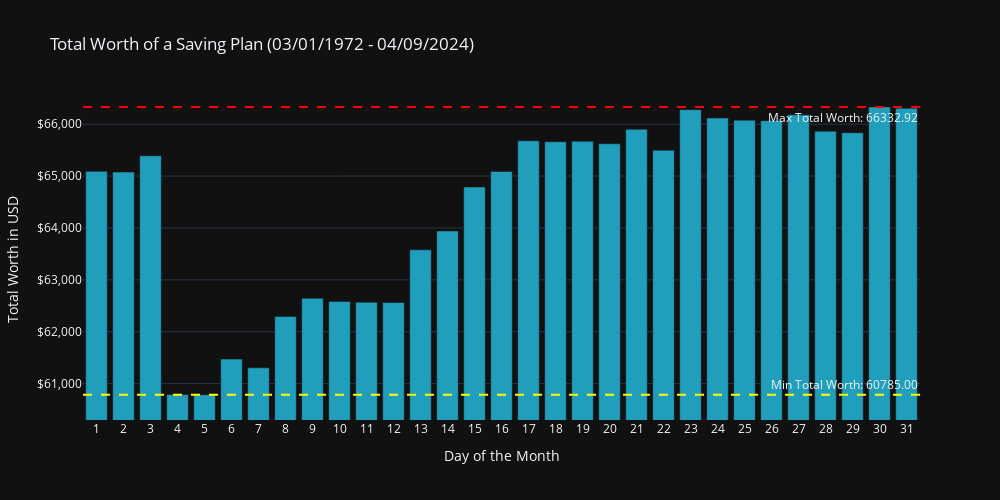

Source (notebook cell):
### Code cell
fig = plot_total_worth(total_worth_all, "Total Worth of a Saving Plan", period)
fig.show()

### Figure 1 — Plotly figure (JSON) as saved in the notebook; plotly's stock layout.template omitted (floating-point values rounded to 4 significant figures)
{"data": [{"name": "Total Worth", "type": "bar", "x": [1, 2, 3, 4, 5, 6, 7, 8, 9, 10, 11, 12, 13, 14, 15, 16, 17, 18, 19, 20, 21, 22, 23, 24, 25, 26, 27, 28, 29, 30, 31], "y": [65090.0, 65080.0, 65390.0, 60790.0, 60780.0, 61470.0, 61300.0, 62290.0, 62640.0, 62580.0, 62570.0, 62560.0, 63580.0, 63940.0, 64790.0, 65090.0, 65680.0, 65660.0, 65670.0, 65620.0, 65900.0, 65500.0, 66280.0, 66120.0, 66080.0, 66070.0, 66180.0, 65860.0, 65830.0, 66330.0, 66310.0]}], "layout": {"annotations": [{"showarrow": false, "text": "Max Total Worth: 66332.92", "x": 1, "xanchor": "right", "xref": "x domain", "y": 66330.0, "yanchor": "top", "yref": "y"}, {"showarrow": false, "text": "Min Total Worth: 60785.00", "x": 1, "xanchor": "right", "xref": "x domain", "y": 60780.0, "yanchor": "bottom", "yref": "y"}], "height": 500, "shapes": [{"line": {"color": "red", "dash": "dash"}, "type": "line", "x0": 0, "x1": 1, "xref": "x domain", "y0": 66330.0, "y1": 66330.0, "yref": "y"}, {"line": {"color": "yellow", "dash": "dash"}, "type": "line", "x0": 0, "x1": 1, "xref": "x domain", "y0": 60780.0, "y1": 60780.0, "yref": "y"}], "title": {"text": "Total Worth of a Saving Plan (03/01/1972 - 04/09/2024)"}, "width": 1000, "xaxis": {"tickmode": "array", "tickvals": [1, 2, 3, 4, 5, 6, 7, 8, 9, 10, 11, 12, 13, 14, 15, 16, 17, 18, 19, 20, 21, 22, 23, 24, 25, 26, 27, 28, 29, 30, 31], "title": {"text": "Day of the Month"}}, "yaxis": {"range": [60300.0, 66470.0], "tickformat": "$,.0f", "title": {"text": "Total Worth in USD"}}}}
